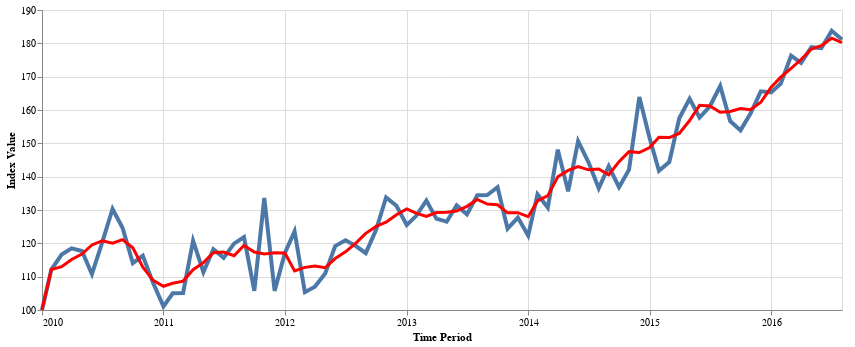

Notebook code for this chart:
### Code cell
plot_index(hed_3, smooth=True)

### Figure 1 — Vega-Lite specification as saved in the notebook (floating-point values rounded to 4 significant figures)
{"$schema": "https://vega.github.io/schema/vega-lite/v5.20.1.json", "config": {"view": {"continuousHeight": 300, "continuousWidth": 300}}, "datasets": {"data-2fb9da912fbbe78fa706ca169f1083ee": [{"x": "2010-01-31T00:00:00", "y": 100}, {"x": "2010-02-28T00:00:00", "y": 112.1}, {"x": "2010-03-31T00:00:00", "y": 116.6}, {"x": "2010-04-30T00:00:00", "y": 118.5}, {"x": "2010-05-31T00:00:00", "y": 117.7}, {"x": "2010-06-30T00:00:00", "y": 110.7}, {"x": "2010-07-31T00:00:00", "y": 120.3}, {"x": "2010-08-31T00:00:00", "y": 130.3}, {"x": "2010-09-30T00:00:00", "y": 124.7}, {"x": "2010-10-31T00:00:00", "y": 114.1}, {"x": "2010-11-30T00:00:00", "y": 116.3}, {"x": "2010-12-31T00:00:00", "y": 108.1}, {"x": "2011-01-31T00:00:00", "y": 101.1}, {"x": "2011-02-28T00:00:00", "y": 105.0}, {"x": "2011-03-31T00:00:00", "y": 105.1}, {"x": "2011-04-30T00:00:00", "y": 120.8}, {"x": "2011-05-31T00:00:00", "y": 111.4}, {"x": "2011-06-30T00:00:00", "y": 118.2}, {"x": "2011-07-31T00:00:00", "y": 115.6}, {"x": "2011-08-31T00:00:00", "y": 119.9}, {"x": "2011-09-30T00:00:00", "y": 121.9}, {"x": "2011-10-31T00:00:00", "y": 105.8}, {"x": "2011-11-30T00:00:00", "y": 133.6}, {"x": "2011-12-31T00:00:00", "y": 105.7}, {"x": "2012-01-31T00:00:00", "y": 117.1}, {"x": "2012-02-29T00:00:00", "y": 123.6}, {"x": "2012-03-31T00:00:00", "y": 105.3}, {"x": "2012-04-30T00:00:00", "y": 107.0}, {"x": "2012-05-31T00:00:00", "y": 110.9}, {"x": "2012-06-30T00:00:00", "y": 119.2}, {"x": "2012-07-31T00:00:00", "y": 120.9}, {"x": "2012-08-31T00:00:00", "y": 119.2}, {"x": "2012-09-30T00:00:00", "y": 117.1}, {"x": "2012-10-31T00:00:00", "y": 124.1}, {"x": "2012-11-30T00:00:00", "y": 133.8}, {"x": "2012-12-31T00:00:00", "y": 131.3}, {"x": "2013-01-31T00:00:00", "y": 125.5}, {"x": "2013-02-28T00:00:00", "y": 128.2}, {"x": "2013-03-31T00:00:00", "y": 132.8}, {"x": "2013-04-30T00:00:00", "y": 127.4}, {"x": "2013-05-31T00:00:00", "y": 126.5}, {"x": "2013-06-30T00:00:00", "y": 131.4}, {"x": "2013-07-31T00:00:00", "y": 128.7}, {"x": "2013-08-31T00:00:00", "y": 134.4}, {"x": "2013-09-30T00:00:00", "y": 134.5}, {"x": "2013-10-31T00:00:00", "y": 136.8}, {"x": "2013-11-30T00:00:00", "y": 124.4}, {"x": "2013-12-31T00:00:00", "y": 127.7}, {"x": "2014-01-31T00:00:00", "y": 122.3}, {"x": "2014-02-28T00:00:00", "y": 134.7}, {"x": "2014-03-31T00:00:00", "y": 130.7}, {"x": "2014-04-30T00:00:00", "y": 148.1}, {"x": "2014-05-31T00:00:00", "y": 135.6}, {"x": "2014-06-30T00:00:00", "y": 150.7}, {"x": "2014-07-31T00:00:00", "y": 144.4}, {"x": "2014-08-31T00:00:00", "y": 136.5}, {"x": "2014-09-30T00:00:00", "y": 143.1}, {"x": "2014-10-31T00:00:00", "y": 136.8}, {"x": "2014-11-30T00:00:00", "y": 142.1}, {"x": "2014-12-31T00:00:00", "y": 163.9}, {"x": "2015-01-31T00:00:00", "y": 151.5}, {"x": "2015-02-28T00:00:00", "y": 141.8}, {"x": "2015-03-31T00:00:00", "y": 144.4}, {"x": "2015-04-30T00:00:00", "y": 157.5}, {"x": "2015-05-31T00:00:00", "y": 163.4}, {"x": "2015-06-30T00:00:00", "y": 157.7}, {"x": "2015-07-31T00:00:00", "y": 161.1}, {"x": "2015-08-31T00:00:00", "y": 167.2}, {"x": "2015-09-30T00:00:00", "y": 156.7}, {"x": "2015-10-31T00:00:00", "y": 153.9}, {"x": "2015-11-30T00:00:00", "y": 158.9}, {"x": "2015-12-31T00:00:00", "y": 165.6}, {"x": "2016-01-31T00:00:00", "y": 165.3}, {"x": "2016-02-29T00:00:00", "y": 167.9}, {"x": "2016-03-31T00:00:00", "y": 176.3}, {"x": "2016-04-30T00:00:00", "y": 174.1}, {"x": "2016-05-31T00:00:00", "y": 178.8}, {"x": "2016-06-30T00:00:00", "y": 178.5}, {"x": "2016-07-31T00:00:00", "y": 183.8}, {"x": "2016-08-31T00:00:00", "y": 181.1}], "data-8157f4624a8470344d779fca3dd925a8": [{"imp": 0, "x": "2010-01-31T00:00:00", "y": 100}, {"imp": 0, "x": "2010-02-28T00:00:00", "y": 112.1}, {"imp": 0, "x": "2010-03-31T00:00:00", "y": 113.0}, {"imp": 0, "x": "2010-04-30T00:00:00", "y": 115.1}, {"imp": 0, "x": "2010-05-31T00:00:00", "y": 116.8}, {"imp": 0, "x": "2010-06-30T00:00:00", "y": 119.5}, {"imp": 0, "x": "2010-07-31T00:00:00", "y": 120.7}, {"imp": 0, "x": "2010-08-31T00:00:00", "y": 120.0}, {"imp": 0, "x": "2010-09-30T00:00:00", "y": 121.1}, {"imp": 0, "x": "2010-10-31T00:00:00", "y": 118.7}, {"imp": 0, "x": "2010-11-30T00:00:00", "y": 112.8}, {"imp": 0, "x": "2010-12-31T00:00:00", "y": 108.9}, {"imp": 0, "x": "2011-01-31T00:00:00", "y": 107.1}, {"imp": 0, "x": "2011-02-28T00:00:00", "y": 108.0}, {"imp": 0, "x": "2011-03-31T00:00:00", "y": 108.7}, {"imp": 0, "x": "2011-04-30T00:00:00", "y": 112.1}, {"imp": 0, "x": "2011-05-31T00:00:00", "y": 114.2}, {"imp": 0, "x": "2011-06-30T00:00:00", "y": 117.2}, {"imp": 0, "x": "2011-07-31T00:00:00", "y": 117.4}, {"imp": 0, "x": "2011-08-31T00:00:00", "y": 116.3}, {"imp": 0, "x": "2011-09-30T00:00:00", "y": 119.4}, {"imp": 0, "x": "2011-10-31T00:00:00", "y": 117.4}, {"imp": 0, "x": "2011-11-30T00:00:00", "y": 116.8}, {"imp": 0, "x": "2011-12-31T00:00:00", "y": 117.2}, {"imp": 0, "x": "2012-01-31T00:00:00", "y": 117.1}, {"imp": 0, "x": "2012-02-29T00:00:00", "y": 111.7}, {"imp": 0, "x": "2012-03-31T00:00:00", "y": 112.8}, {"imp": 0, "x": "2012-04-30T00:00:00", "y": 113.2}, {"imp": 0, "x": "2012-05-31T00:00:00", "y": 112.7}, {"imp": 0, "x": "2012-06-30T00:00:00", "y": 115.4}, {"imp": 0, "x": "2012-07-31T00:00:00", "y": 117.5}, {"imp": 0, "x": "2012-08-31T00:00:00", "y": 120.1}, {"imp": 0, "x": "2012-09-30T00:00:00", "y": 123.0}, {"imp": 0, "x": "2012-10-31T00:00:00", "y": 125.1}, {"imp": 0, "x": "2012-11-30T00:00:00", "y": 126.3}, {"imp": 0, "x": "2012-12-31T00:00:00", "y": 128.6}, {"imp": 0, "x": "2013-01-31T00:00:00", "y": 130.3}, {"imp": 0, "x": "2013-02-28T00:00:00", "y": 129.0}, {"imp": 0, "x": "2013-03-31T00:00:00", "y": 128.1}, {"imp": 0, "x": "2013-04-30T00:00:00", "y": 129.3}, {"imp": 0, "x": "2013-05-31T00:00:00", "y": 129.4}, {"imp": 0, "x": "2013-06-30T00:00:00", "y": 129.7}, {"imp": 0, "x": "2013-07-31T00:00:00", "y": 131.1}, {"imp": 0, "x": "2013-08-31T00:00:00", "y": 133.2}, {"imp": 0, "x": "2013-09-30T00:00:00", "y": 131.8}, {"imp": 0, "x": "2013-10-31T00:00:00", "y": 131.6}, {"imp": 0, "x": "2013-11-30T00:00:00", "y": 129.2}, {"imp": 0, "x": "2013-12-31T00:00:00", "y": 129.2}, {"imp": 0, "x": "2014-01-31T00:00:00", "y": 128.0}, {"imp": 0, "x": "2014-02-28T00:00:00", "y": 132.7}, {"imp": 0, "x": "2014-03-31T00:00:00", "y": 134.3}, {"imp": 0, "x": "2014-04-30T00:00:00", "y": 140.0}, {"imp": 0, "x": "2014-05-31T00:00:00", "y": 141.9}, {"imp": 0, "x": "2014-06-30T00:00:00", "y": 143.0}, {"imp": 0, "x": "2014-07-31T00:00:00", "y": 142.0}, {"imp": 0, "x": "2014-08-31T00:00:00", "y": 142.3}, {"imp": 0, "x": "2014-09-30T00:00:00", "y": 140.6}, {"imp": 0, "x": "2014-10-31T00:00:00", "y": 144.5}, {"imp": 0, "x": "2014-11-30T00:00:00", "y": 147.5}, {"imp": 0, "x": "2014-12-31T00:00:00", "y": 147.2}, {"imp": 0, "x": "2015-01-31T00:00:00", "y": 148.7}, {"imp": 0, "x": "2015-02-28T00:00:00", "y": 151.8}, {"imp": 0, "x": "2015-03-31T00:00:00", "y": 151.7}, {"imp": 0, "x": "2015-04-30T00:00:00", "y": 153.0}, {"imp": 0, "x": "2015-05-31T00:00:00", "y": 156.8}, {"imp": 0, "x": "2015-06-30T00:00:00", "y": 161.4}, {"imp": 0, "x": "2015-07-31T00:00:00", "y": 161.2}, {"imp": 0, "x": "2015-08-31T00:00:00", "y": 159.3}, {"imp": 0, "x": "2015-09-30T00:00:00", "y": 159.6}, {"imp": 0, "x": "2015-10-31T00:00:00", "y": 160.5}, {"imp": 0, "x": "2015-11-30T00:00:00", "y": 160.1}, {"imp": 0, "x": "2015-12-31T00:00:00", "y": 162.3}, {"imp": 0, "x": "2016-01-31T00:00:00", "y": 166.8}, {"imp": 0, "x": "2016-02-29T00:00:00", "y": 169.8}, {"imp": 0, "x": "2016-03-31T00:00:00", "y": 172.5}, {"imp": 0, "x": "2016-04-30T00:00:00", "y": 175.1}, {"imp": 0, "x": "2016-05-31T00:00:00", "y": 178.3}, {"imp": 0, "x": "2016-06-30T00:00:00", "y": 179.3}, {"imp": 0, "x": "2016-07-31T00:00:00", "y": 181.5}, {"imp": 0, "x": "2016-08-31T00:00:00", "y": 180.2}]}, "height": 300, "layer": [{"data": {"name": "data-2fb9da912fbbe78fa706ca169f1083ee"}, "encoding": {"tooltip": [{"field": "x", "title": "Time Period", "type": "temporal"}, {"field": "y", "format": ".3f", "title": "Index Value", "type": "quantitative"}], "x": {"axis": {"format": "%Y", "labelAngle": 0, "title": "Time Period", "values": ["2010-01-31T00:00:00.000000000", "2011-01-31T00:00:00.000000000", "2012-01-31T00:00:00.000000000", "2013-01-31T00:00:00.000000000", "2014-01-31T00:00:00.000000000", "2015-01-31T00:00:00.000000000", "2016-01-31T00:00:00.000000000"]}, "field": "x", "type": "temporal"}, "y": {"field": "y", "scale": {"zero": false}, "title": "Index Value", "type": "quantitative"}}, "mark": {"size": 4, "type": "line"}}, {"data": {"name": "data-8157f4624a8470344d779fca3dd925a8"}, "encoding": {"tooltip": [{"field": "x", "title": "Time Period", "type": "temporal"}, {"field": "y", "format": ".3f", "title": "Index Value", "type": "quantitative"}, {"field": "imp", "title": "Imputed", "type": "nominal"}], "x": {"axis": {"format": "%Y", "labelAngle": 0, "title": "Time Period"}, "field": "x", "type": "temporal"}, "y": {"field": "y", "scale": {"zero": false}, "title": "Index Value", "type": "quantitative"}}, "mark": {"color": "red", "size": 3, "type": "line"}, "transform": [{"as": "imp", "calculate": "if(datum.imp == 1, 'True', 'False')"}]}], "width": 800}
